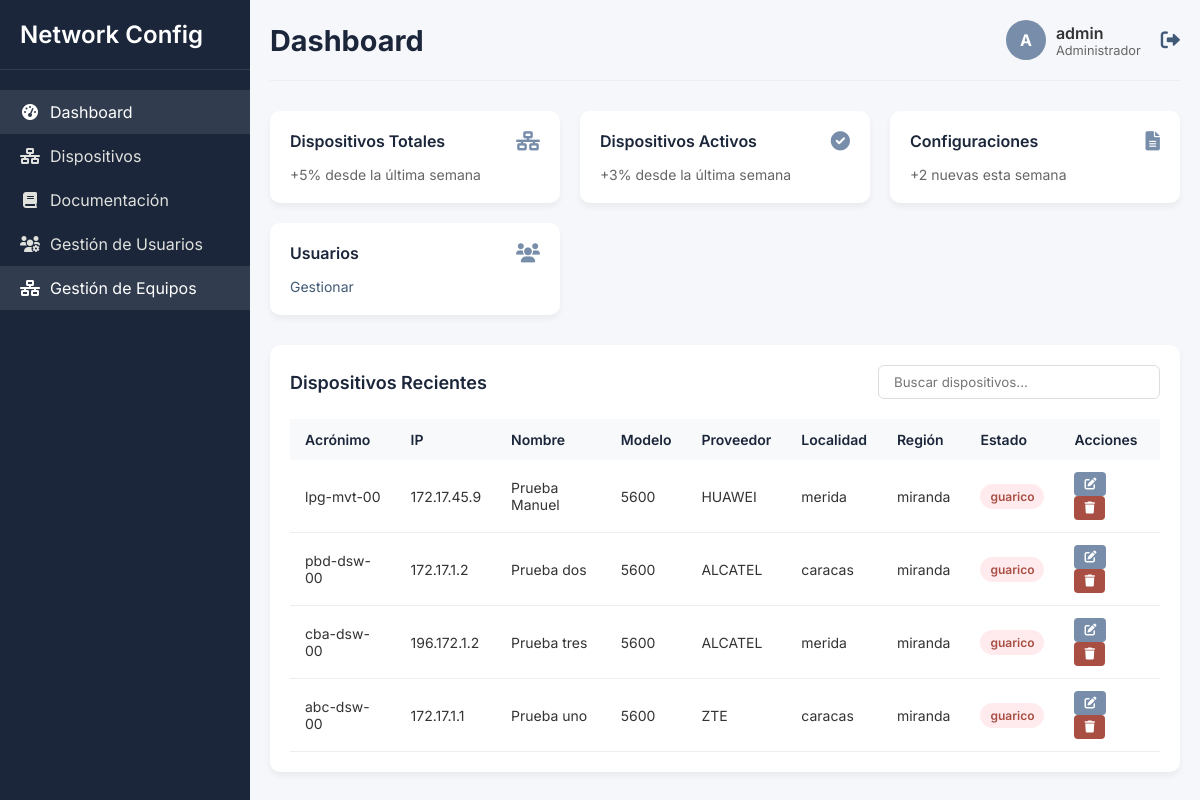
The page /equipos (signed in) on the database its author committed.
### tables this page shows
CREATE TABLE Equipo (
        id INTEGER PRIMARY KEY AUTOINCREMENT,
        acronimo TEXT UNIQUE NOT NULL UNIQUE,
        ip TEXT UNIQUE NOT NULL UNIQUE,
        nombre_equipo TEXT,
        modelo TEXT,
        proveedor TEXT NOT NULL,
        version TEXT,
        localidad TEXT,
        region TEXT,
        estado TEXT
    );

### app.py (the view)
@app.route('/equipos')
@login_required
def list_equipos():
    try:
        with closing(get_db()) as conn:
            equipos = conn.execute('''
                SELECT * FROM Equipo
                ORDER BY nombre_equipo
            ''').fetchall()
            return render_template('equipos/list.html', equipos=equipos)
    except Exception as e:
        logger.error(f"Error al listar equipos: {str(e)}")
        return render_template('error.html', error="Error al cargar los equipos")

### app.py (called while the page is built)
def login_required(f):
    @wraps(f)
    def decorated_function(*args, **kwargs):
        if not is_authenticated():
            return redirect(url_for('login'))
        return f(*args, **kwargs)
    return decorated_function

def get_db():
    conn = sqlite3.connect(app.config['DATABASE'])
    conn.row_factory = sqlite3.Row
    return conn

def is_authenticated():
    return 'user_id' in session

### templates/equipos/list.html (shortened to what this page needs)
{% extends "dashboard_finish.html" %}

### templates/dashboard_finish.html (shortened to what this page needs)
<!DOCTYPE html>
<html lang="es">
<head>
    <link rel="stylesheet" href="{{ url_for('static', filename='css/dashboard.css') }}">
    <link rel="stylesheet" href="https://cdnjs.cloudflare.com/ajax/libs/font-awesome/6.0.0/css/all.min.css">
</head>
<body>
    <div class="app-container">
        <div class="sidebar">
            <div class="sidebar-header">
                <h2>Network Config</h2>
            </div>
            <div class="sidebar-menu">
                <a href="{{ url_for('dashboard') }}" class="menu-item active">
                    <i class="fas fa-tachometer-alt"></i>
                    <span>Dashboard</span>
                </a>
                <a href="{{ url_for('device') }}" class="menu-item">
                    <i class="fas fa-network-wired"></i>
                    <span>Dispositivos</span>
                </a>
                <a href="{{ url_for('documentacion') }}" class="menu-item">
                    <i class="fas fa-book"></i>
                    <span>Documentación</span>
                </a>
                {% if session.tipo_usuario == 1 %}
                <a href="{{ url_for('user_management') }}" class="menu-item">
                    <i class="fas fa-users-cog"></i>
                    <span>Gestión de Usuarios</span>
                </a>
                <a href="{{ url_for('list_equipos') }}" class="menu-item {% if request.endpoint.startswith('list_equipos') or request.endpoint.startswith('crear_equipo') or request.endpoint.startswith('editar_equipo') %}active{% endif %}">
                    <i class="fas fa-network-wired"></i>
                    <span>Gestión de Equipos</span>
                </a>
                {% endif %}
            </div>
        </div>
        <div class="main-content">
            <div class="header">
                <h1>Dashboard</h1>
                <div class="user-info">
                    <div class="user-avatar">{{ session.usuario[0]|upper }}</div>
                    <div>
                        <div class="user-name">{{ session.usuario }}</div>
                        <div class="user-role">
                            {% if session.tipo_usuario == 1 %}
                            Administrador
                            {% else %}
                            Trabajador
                            {% endif %}
                        </div>
                    </div>
                    <a href="{{ url_for('logout') }}" class="logout-btn" style="margin-left: 20px;">
                        <i class="fas fa-sign-out-alt"></i>
                    </a>
                </div>
            </div>
            <div class="cards-container">
                <div class="card">
                    <div class="card-header">
                        <span class="card-title">Dispositivos Totales</span>
                        <i class="fas fa-network-wired"></i>
                    </div>
                    <div class="card-footer">+5% desde la última semana</div>
                </div>
                <div class="card">
                    <div class="card-header">
                        <span class="card-title">Dispositivos Activos</span>
                        <i class="fas fa-check-circle"></i>
                    </div>
                    <div class="card-footer">+3% desde la última semana</div>
                </div>
                <div class="card">
                    <div class="card-header">
                        <span class="card-title">Configuraciones</span>
                        <i class="fas fa-file-alt"></i>
                    </div>
                    <div class="card-footer">+2 nuevas esta semana</div>
                </div>
                <div class="card">
                    <div class="card-header">
                        <span class="card-title">Usuarios</span>
                        <i class="fas fa-users"></i>
                    </div>
                    <div class="card-footer">
                        {% if session.tipo_usuario == 1 %}
                        <a href="{{ url_for('user_management') }}">Gestionar</a>
                        {% else %}
                        Sistema
                        {% endif %}
                    </div>
                </div>
            </div>
            <div class="table-container">
                <div class="table-header">
                    <h3 class="table-title">Dispositivos Recientes</h3>
                    <input type="text" class="search-bar" placeholder="Buscar dispositivos...">
                </div>
                <table>
                    <thead>
                        <tr>
                            <th>Acrónimo</th>
                            <th>IP</th>
                            <th>Nombre</th>
                            <th>Modelo</th>
                            <th>Proveedor</th>
                            <th>Localidad</th>
                            <th>Región</th>
                            <th>Estado</th>
                            <th>Acciones</th>
                        </tr>
                    </thead>
                    <tbody>
                        {% for equipo in equipos %}
                        <tr>
                            <td>{{ equipo.acronimo }}</td>
                            <td>{{ equipo.ip }}</td>
                            <td>{{ equipo.nombre_equipo }}</td>
                            <td>{{ equipo.modelo }}</td>
                            <td>{{ equipo.proveedor }}</td>
                            <td>{{ equipo.localidad }}</td>
                            <td>{{ equipo.region }}</td>
                            <td>
                                <span class="status-badge {% if equipo.estado == 'activo' %}status-active{% else %}status-inactive{% endif %}">
                                    {{ equipo.estado }}
                                </span>
                            </td>
                            <td>
                                <button class="action-btn edit-btn" onclick="window.location.href='{{ url_for('device', id=equipo.id) }}'">
                                    <i class="fas fa-edit"></i>
                                </button>
                                <button class="action-btn delete-btn" onclick="confirmDelete({{ equipo.id }})">
                                    <i class="fas fa-trash"></i>
                                </button>
                            </td>
                        </tr>
                        {% endfor %}
                    </tbody>
                </table>
            </div>
        </div>
    </div>
</body>
</html>

### static/css/dashboard.css (style rules this page uses)
:root { --primary-dark: #1b263b; --primary: #415a77; --primary-light: #778da9; --background: #e0e1dd; --error: #a84e42; --success: #2e7d32; --warning: #ff9800; }
body { font-family: 'Inter', sans-serif; margin: 0; padding: 0; background-color: #f5f7fa; color: #333; }
.app-container { display: flex; min-height: 100vh; }
.sidebar { width: 250px; background-color: var(--primary-dark); color: white; padding: 20px 0; transition: all 0.3s; }
.sidebar-header { padding: 0 20px 20px; border-bottom: 1px solid rgba(255,255,255,0.1); }
.sidebar-header h2 { margin: 0; font-size: 1.5rem; font-weight: 600; }
.sidebar-menu { padding: 20px 0; }
.menu-item { padding: 12px 20px; display: flex; align-items: center; color: var(--background); text-decoration: none; transition: all 0.2s; }
.menu-item:hover, .menu-item.active { background-color: rgba(255,255,255,0.1); color: white; }
.menu-item i { margin-right: 10px; width: 20px; text-align: center; }
.main-content { flex: 1; padding: 20px; }
.header { display: flex; justify-content: space-between; align-items: center; margin-bottom: 30px; padding-bottom: 20px; border-bottom: 1px solid #eee; }
.header h1 { margin: 0; font-size: 1.8rem; color: var(--primary-dark); }
.user-info { display: flex; align-items: center; }
.user-avatar { width: 40px; height: 40px; border-radius: 50%; background-color: var(--primary-light); display: flex; align-items: center; justify-content: center; margin-right: 10px; color: white; font-weight: bold; }
.user-name { font-weight: 600; }
.user-role { font-size: 0.8rem; color: #666; }
.logout-btn { color: var(--primary); background: none; border: none; cursor: pointer; font-size: 1.2rem; }
.cards-container { display: grid; grid-template-columns: repeat(auto-fill, minmax(280px, 1fr)); gap: 20px; margin-bottom: 30px; }
.card { background: white; border-radius: 10px; padding: 20px; box-shadow: 0 4px 6px rgba(0,0,0,0.05); transition: transform 0.2s; }
.card-header { display: flex; justify-content: space-between; align-items: center; margin-bottom: 15px; }
.card-title { font-size: 16px; font-weight: 600; color: var(--primary-dark); }
.card-header i { color: var(--primary-light); font-size: 1.2rem; }
.card-footer { font-size: 14px; color: #666; }
.card-footer a { color: var(--primary); text-decoration: none; }
.table-container { background: white; border-radius: 10px; padding: 20px; box-shadow: 0 4px 6px rgba(0,0,0,0.05); }
.table-header { display: flex; justify-content: space-between; align-items: center; margin-bottom: 20px; }
.table-title { font-size: 18px; font-weight: 600; color: var(--primary-dark); margin: 0; }
.search-bar { padding: 8px 15px; border: 1px solid #ddd; border-radius: 6px; width: 250px; font-family: 'Inter', sans-serif; }
table { width: 100%; border-collapse: collapse; }
th { text-align: left; padding: 12px 15px; background-color: #f8f9fa; color: var(--primary-dark); font-weight: 600; font-size: 14px; }
td { padding: 12px 15px; border-bottom: 1px solid #eee; font-size: 14px; }
.status-badge { padding: 5px 10px; border-radius: 20px; font-size: 12px; font-weight: 600; display: inline-block; }
.status-inactive { background-color: #ffebee; color: var(--error); }
.action-btn { padding: 5px 10px; border-radius: 4px; border: none; cursor: pointer; font-size: 12px; margin-right: 5px; transition: all 0.2s; }
.edit-btn { background-color: var(--primary-light); color: white; }
.delete-btn { background-color: var(--error); color: white; }

### rows shown on the page
Equipo: acronimo "lpg-mvt-00", ip "172.17.45.9", nombre_equipo "Prueba Manuel", modelo "5600", proveedor "HUAWEI", localidad "merida", region "miranda", estado "guarico"
Equipo: acronimo "pbd-dsw-00", ip "172.17.1.2", nombre_equipo "Prueba dos", modelo "5600", proveedor "ALCATEL", localidad "caracas", region "miranda", estado "guarico"
Equipo: acronimo "cba-dsw-00", ip "196.172.1.2", nombre_equipo "Prueba tres", modelo "5600", proveedor "ALCATEL", localidad "merida", region "miranda", estado "guarico"
Equipo: acronimo "abc-dsw-00", ip "172.17.1.1", nombre_equipo "Prueba uno", modelo "5600", proveedor "ZTE", localidad "caracas", region "miranda", estado "guarico"

### other values the page prints
{{ session.usuario[0]|upper }} "A"
{{ session.usuario }} "admin"
